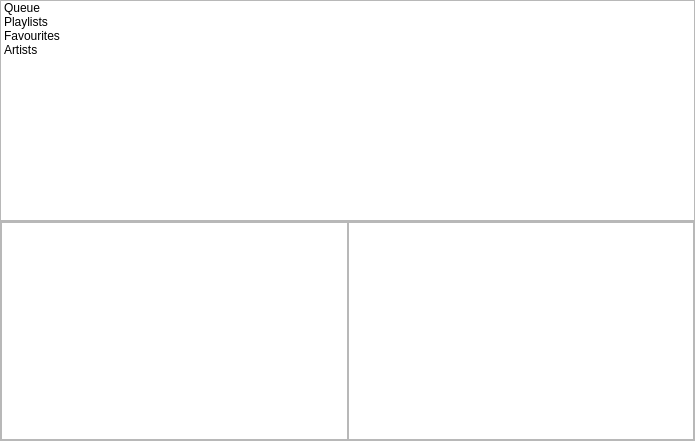
<?xml version="1.0" encoding="UTF-8"?>
<ui version="4.0">
 <class>HomePage</class>
 <widget class="QWidget" name="HomePage">
  <property name="geometry">
   <rect>
    <x>0</x>
    <y>0</y>
    <width>695</width>
    <height>441</height>
   </rect>
  </property>
  <property name="windowTitle">
   <string>Form</string>
  </property>
  <layout class="QVBoxLayout" name="verticalLayout">
   <property name="spacing">
    <number>0</number>
   </property>
   <property name="leftMargin">
    <number>0</number>
   </property>
   <property name="topMargin">
    <number>0</number>
   </property>
   <property name="rightMargin">
    <number>0</number>
   </property>
   <property name="bottomMargin">
    <number>0</number>
   </property>
   <item>
    <widget class="QListWidget" name="homepageTabs">
     <item>
      <property name="text">
       <string>Queue</string>
      </property>
     </item>
     <item>
      <property name="text">
       <string>Playlists</string>
      </property>
     </item>
     <item>
      <property name="text">
       <string>Favourites</string>
      </property>
     </item>
     <item>
      <property name="text">
       <string>Artists</string>
      </property>
     </item>
    </widget>
   </item>
   <item>
    <widget class="QFrame" name="contentFrame">
     <property name="frameShape">
      <enum>QFrame::Shape::StyledPanel</enum>
     </property>
     <property name="frameShadow">
      <enum>QFrame::Shadow::Raised</enum>
     </property>
     <layout class="QHBoxLayout" name="horizontalLayout_3">
      <property name="spacing">
       <number>0</number>
      </property>
      <property name="leftMargin">
       <number>0</number>
      </property>
      <property name="topMargin">
       <number>0</number>
      </property>
      <property name="rightMargin">
       <number>0</number>
      </property>
      <property name="bottomMargin">
       <number>0</number>
      </property>
      <item>
       <widget class="QStackedWidget" name="stackedWidget">
        <property name="currentIndex">
         <number>0</number>
        </property>
        <widget class="QWidget" name="queue">
         <layout class="QHBoxLayout" name="horizontalLayout_2">
          <property name="spacing">
           <number>0</number>
          </property>
          <property name="leftMargin">
           <number>0</number>
          </property>
          <property name="topMargin">
           <number>0</number>
          </property>
          <property name="rightMargin">
           <number>0</number>
          </property>
          <property name="bottomMargin">
           <number>0</number>
          </property>
          <item>
           <widget class="QListWidget" name="currentTracklist"/>
          </item>
         </layout>
        </widget>
        <widget class="QWidget" name="playlists">
         <layout class="QVBoxLayout" name="verticalLayout_2">
          <property name="spacing">
           <number>0</number>
          </property>
          <property name="leftMargin">
           <number>0</number>
          </property>
          <property name="topMargin">
           <number>0</number>
          </property>
          <property name="rightMargin">
           <number>0</number>
          </property>
          <property name="bottomMargin">
           <number>0</number>
          </property>
          <item>
           <widget class="QListWidget" name="listOfPlaylists"/>
          </item>
         </layout>
        </widget>
        <widget class="QWidget" name="favourites">
         <layout class="QHBoxLayout" name="horizontalLayout">
          <property name="spacing">
           <number>0</number>
          </property>
          <property name="leftMargin">
           <number>0</number>
          </property>
          <property name="topMargin">
           <number>0</number>
          </property>
          <property name="rightMargin">
           <number>0</number>
          </property>
          <property name="bottomMargin">
           <number>0</number>
          </property>
          <item>
           <widget class="QListWidget" name="listOfFavourites"/>
          </item>
         </layout>
        </widget>
       </widget>
      </item>
      <item>
       <widget class="QListWidget" name="listOfTracks"/>
      </item>
     </layout>
    </widget>
   </item>
  </layout>
 </widget>
 <resources/>
 <connections/>
</ui>
